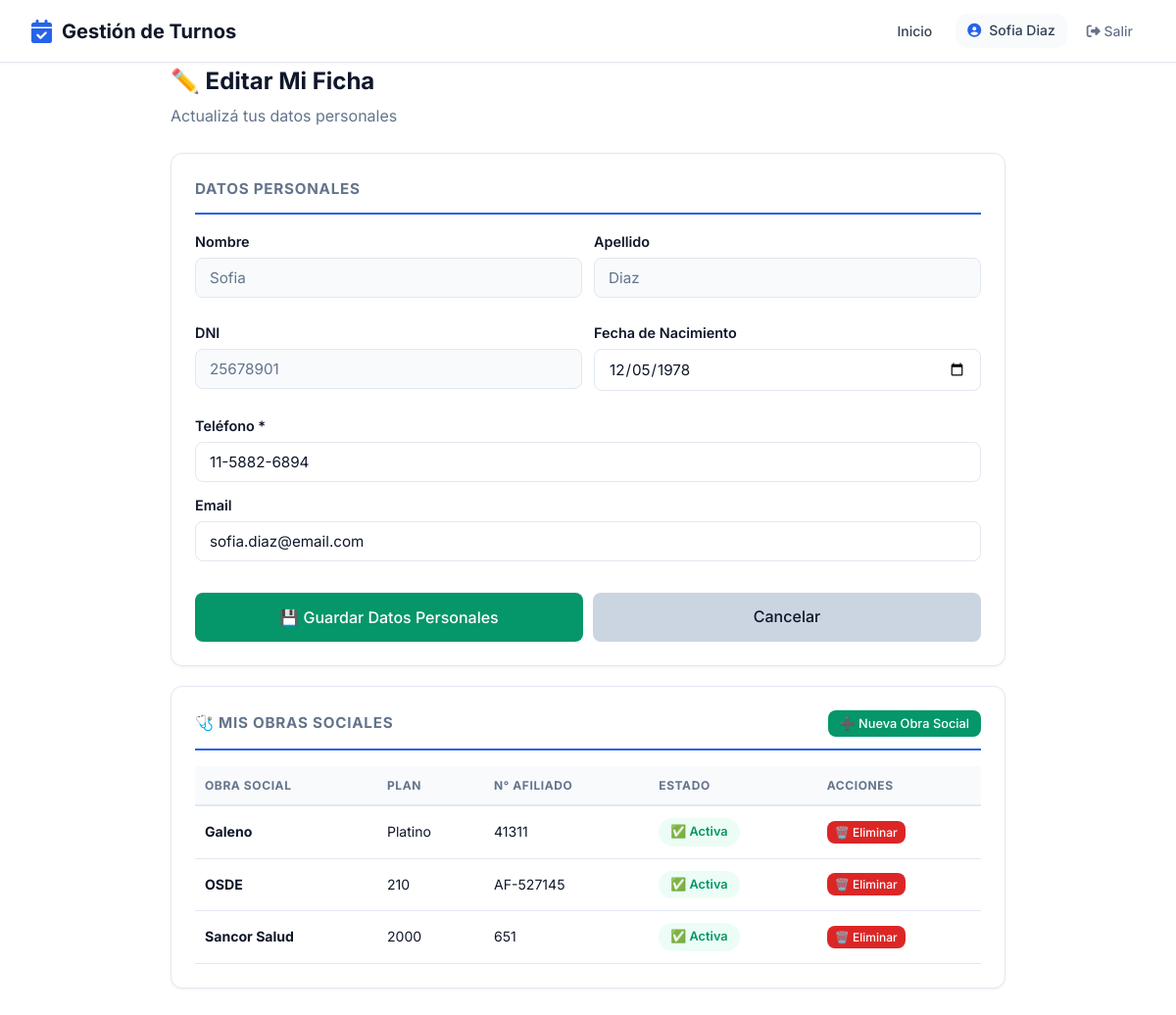
Before: /paciente/editar-mi-ficha/ (signed in) with the older database file.
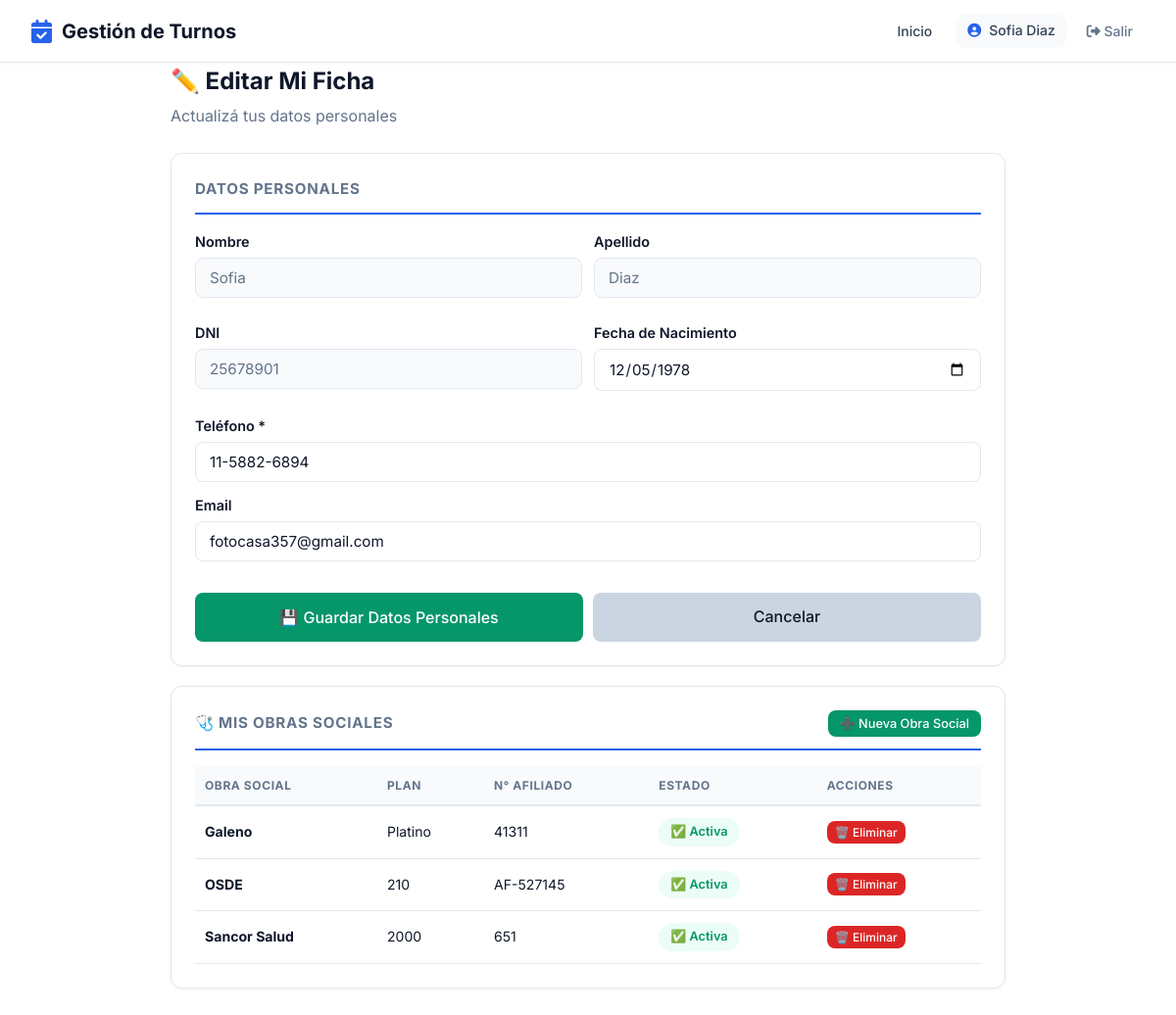
After: the same page with the newer database file.
### pacientes/models.py (models this page shows, shortened)
class Paciente(Persona):
    GENEROS = [
        ('M', 'Masculino'),
        ('F', 'Femenino'),
        ('X', 'No binario'),
    ]
    usuario = models.OneToOneField(
        'usuarios.Usuario',
        on_delete=models.SET_NULL,
        null=True,
        blank=True,
        verbose_name='Usuario'
    )
    genero = models.CharField(max_length=1, choices=GENEROS, blank=True, verbose_name='Género')
    direccion = models.CharField(max_length=200, blank=True, verbose_name='Dirección')
    obra_social = models.ForeignKey(
        'obras_sociales.ObraSocial',
        on_delete=models.SET_NULL, null=True, blank=True,
        verbose_name='Obra Social'
    )
    numero_afiliado = models.CharField(max_length=50, blank=True, verbose_name='Número de Afiliado')
    plan_obra_social = models.ForeignKey(
        'obras_sociales.Plan',
        on_delete=models.SET_NULL, null=True, blank=True,
        verbose_name='Plan'
    )
    observaciones = models.TextField(blank=True, verbose_name='Observaciones')
    contacto_emergencia_nombre = models.CharField(max_length=100, blank=True)
    contacto_emergencia_telefono = models.CharField(max_length=20, blank=True)
    class Meta:
        verbose_name = 'Paciente'
        verbose_name_plural = 'Pacientes'
        ordering = ['apellido', 'nombre']

### pacientes/views_portal.py (the view, shortened to what this page needs)
@login_required
def editar_mi_ficha(request):
    if request.user.rol != 'paciente':
        messages.error(request, 'No tenés acceso.')
        return redirect('home')
    paciente = get_object_or_404(Paciente, usuario=request.user)
    obras_sociales = ObraSocial.objects.filter(activo=True).prefetch_related('planes')
    todas = paciente.mis_obras_sociales.select_related('obra_social', 'plan').order_by('obra_social__nombre')
    obras_sociales_paciente = []
    vistos = set()
    for os in todas:
        clave = (os.obra_social_id, os.plan_id, os.numero_afiliado)
        if clave not in vistos:
            vistos.add(clave)
            obras_sociales_paciente.append(os)
    return render(request, 'pacientes/portal/editar_ficha.html', {
        'paciente': paciente,
        'obras_sociales': obras_sociales,
        'obras_sociales_paciente': obras_sociales_paciente,
    })

### core_app/models.py (called while the page is built)
    @property
    def nombre_completo(self):
        return f"{self.nombre} {self.apellido}"

### pacientes/templates/pacientes/portal/editar_ficha.html (shortened to what the changed rows need)
{% extends 'core_app/base.html' %}
{% load static %}
{% block extra_css %}
    <link rel="stylesheet" href="{% static 'css/pages/portal_paciente.css' %}">
{% endblock %}
{% block content %}
<div class="portal-paciente-page">
<div class="portal-paciente-container">
    <h1 style="font-size: 1.5rem; font-weight: 700; margin-bottom: 4px;">✏️ Editar Mi Ficha</h1>
    <form method="post">
        <div class="portal-card">
            <div class="portal-card-header">
                <h3>Datos Personales</h3>
            </div>
            <div style="display: grid; grid-template-columns: 1fr 1fr; gap: 12px; margin-bottom: 12px;">
                <div>
                    <label class="portal-form-label">Nombre</label>
                    <input type="text" value="{{ paciente.nombre }}" disabled class="portal-form-input">
                </div>
                <div>
                    <label class="portal-form-label">Apellido</label>
                    <input type="text" value="{{ paciente.apellido }}" disabled class="portal-form-input">
                </div>
            </div>
            <div style="display: grid; grid-template-columns: 1fr 1fr; gap: 12px; margin-bottom: 12px;">
                <div>
                    <label class="portal-form-label">DNI</label>
                    <input type="text" value="{{ paciente.dni }}" disabled class="portal-form-input">
                </div>
                <div>
                    <label class="portal-form-label">Fecha de Nacimiento</label>
                    <input type="date" name="fecha_nacimiento" value="{{ paciente.fecha_nacimiento|date:'Y-m-d' }}" class="portal-form-input">
                </div>
            </div>
            <label class="portal-form-label">Teléfono *</label>
            <input type="tel" name="telefono" value="{{ paciente.telefono }}" required class="portal-form-input">
            <label class="portal-form-label">Email</label>
            <input type="email" name="email" value="{{ paciente.email|default:'' }}" class="portal-form-input">
            <div class="portal-form-botones" style="margin-top: 20px;">
                <button type="submit" class="btn btn-success">💾 Guardar Datos Personales</button>
                <a href="{% url 'panel_paciente' %}" class="btn btn-secondary">Cancelar</a>
            </div>
        </div>
    </form>
    <div class="portal-card">
        {% if obras_sociales_paciente %}
        <div class="table-container">
            <table class="portal-tabla">
                <thead>
                    <tr>
                        <th>Obra Social</th>
                        <th>Plan</th>
                        <th>N° Afiliado</th>
                        <th>Estado</th>
                        <th>Acciones</th>
                    </tr>
                </thead>
            </table>
        </div>
        {% else %}
        <div class="portal-empty">
            <p>No tenés obras sociales cargadas.</p>
            <p>Hacé clic en <strong>"Nueva Obra Social"</strong> para agregar una.</p>
        </div>
        {% endif %}
    </div>
</div>
</div>
{% endblock %}

Changed rows visible on the page:
changed Paciente "Sofia": email "sofia.diaz@email.com" → "fotocasa357@gmail.com"
